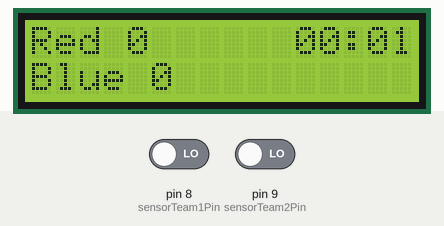
The sketch below on a simulated Arduino Uno, built with avr-gcc and run on an emulated ATmega328P. On the bench: 16×2 character LCD. The inputs (shaded band) are chosen by the test bench; at power-on: pin 8 (sensorTeam1Pin) LOW, pin 9 (sensorTeam2Pin) LOW.

Above: at 1.2 s.
1.3 s: pin 8 (sensorTeam1Pin) driven HIGH
At 2.8 s:
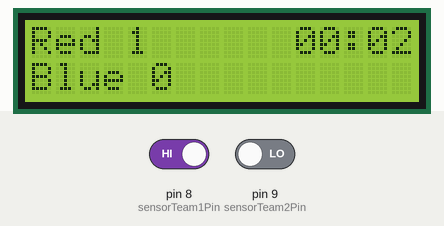
3.5 s: pin 9 (sensorTeam2Pin) driven HIGH
At 4.6 s:
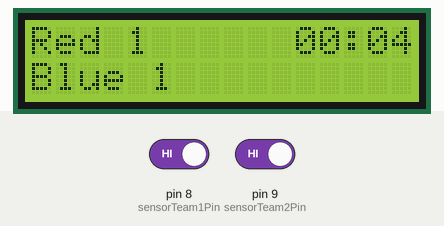
5.5 s: pin 8 (sensorTeam1Pin) driven LOW
At 6.8 s:
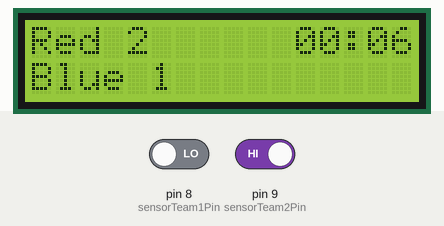
7.5 s: pin 9 (sensorTeam2Pin) driven LOW
At 8.6 s:
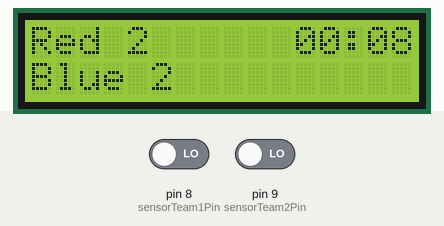
9.5 s: pin 8 (sensorTeam1Pin) driven HIGH
At 10.8 s:
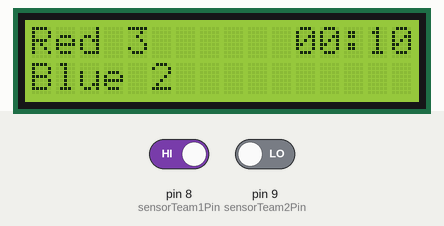
11.5 s: pin 9 (sensorTeam2Pin) driven HIGH
At 12.8 s:
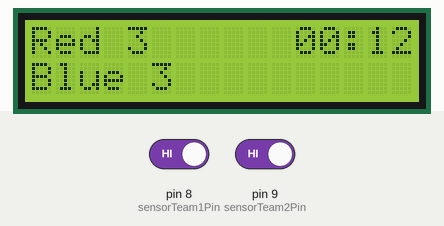
Timing chart, 0 to 14.5 s (numbered marks = the images above; inputs shaded):
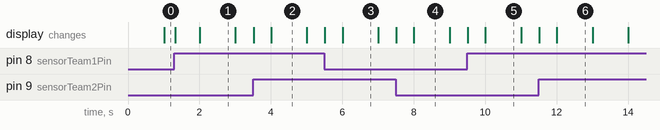

Measured:
- what the display in image 1 shows lasts 1.0 s, from 2.0 s to 3.0 s

The sketch:

kicker.ino
```cpp
/*
 * Connections
 * LCD RS pin to digital pin 12
 * LCD Enable pin to digital pin 11
 * LCD D4 pin to digital pin 5
 * LCD D5 pin to digital pin 4
 * LCD D6 pin to digital pin 3
 * LCD D7 pin to digital pin 2
 * LCD R/W pin to ground
 * LCD VSS to ground
 * LCD VDD to 5v
 * LCD V0 to wiper of 10K resistor (otherwires to 5v and ground)
 * LCD A to 5v
 * LCD K to ground
 */
#include <SPI.h>
#include <LiquidCrystal.h>
#include <string.h>

#define teamName1 "Red"
#define teamName2 "Blue"
#define sensorTeam1Pin 8
#define sensorTeam2Pin 9

#define SECS_PER_MIN  (60UL)
#define numberOfMinutes(_time_) ((_time_ / SECS_PER_MIN) % SECS_PER_MIN)
#define numberOfSeconds(_time_) (_time_ % SECS_PER_MIN)

int score1 = 0;
int score2 = 0;
int senseTeam1 = 0;
int senseTeam2 = 0;
int sensorTeam1State = 0;
int sensorTeam2State = 0;

// init with interface pins
LiquidCrystal lcd(12, 11, 5, 4, 3, 2);

void setup() {

    pinMode(sensorTeam1Pin, INPUT);
    sensorTeam1State = digitalRead(sensorTeam1Pin);
    pinMode(sensorTeam2Pin, INPUT);
    sensorTeam2State = digitalRead(sensorTeam2Pin);

    // define columns and rows
    lcd.begin(16, 2);

    // display the team names
    lcd.print( teamName1 );
    lcd.setCursor(0, 1);
    lcd.print( teamName2 );
}

void loop() {

    int newTeam1State = digitalRead(sensorTeam1Pin);
    if( newTeam1State != sensorTeam1State ) {
        sensorTeam1State = newTeam1State;
        score1++; // @todo this needs to be debounced
    }

    int newTeam2State = digitalRead(sensorTeam2Pin);
    if( newTeam2State != sensorTeam2State ) {
        sensorTeam2State = newTeam2State;
        score2++; // @todo this needs to be debounced
    }

    updateScore();
    updateGameTime();

    delay(10);
}

void updateScore() {

    // print score 1
    lcd.setCursor(strlen(teamName1) + 1, 0);
    lcd.print( score1 );

    // print score 2
    lcd.setCursor(strlen(teamName2) + 1, 1);
    lcd.print( score2 );
}

void updateGameTime() {
    int gameTime = millis()/1000;
    lcd.setCursor(11, 0);
    lcd.print( time(gameTime) );
}

/**
 * Convert seconds into clock format
 * @param  val number of seconds
 * @return
 */
String time(int val){
    int minutes = numberOfMinutes(val);
    int seconds = numberOfSeconds(val);
    String secondsPrefix = String( seconds < 10 ? "0" : "" );
    String minutesPrefix = String( minutes < 10 ? "0" : "" );
    return minutesPrefix + minutes + ":" + secondsPrefix + String(seconds);
}
```
